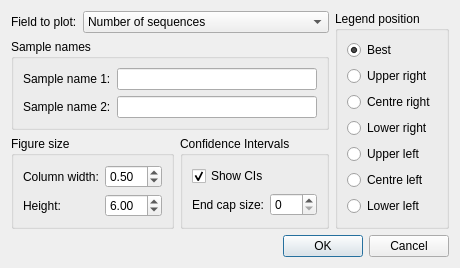
<?xml version="1.0" encoding="UTF-8"?>
<ui version="4.0">
 <class>ProfileBarPlotDialog</class>
 <widget class="QDialog" name="ProfileBarPlotDialog">
  <property name="geometry">
   <rect>
    <x>0</x>
    <y>0</y>
    <width>417</width>
    <height>255</height>
   </rect>
  </property>
  <property name="sizePolicy">
   <sizepolicy hsizetype="Fixed" vsizetype="Fixed">
    <horstretch>0</horstretch>
    <verstretch>0</verstretch>
   </sizepolicy>
  </property>
  <property name="windowTitle">
   <string>Profile bar plot</string>
  </property>
  <property name="windowIcon">
   <iconset>
    <normaloff>../../../../../icons/programIcon.png</normaloff>../../../../../icons/programIcon.png</iconset>
  </property>
  <layout class="QVBoxLayout" name="verticalLayout_5">
   <item>
    <layout class="QHBoxLayout" name="horizontalLayout_3">
     <item>
      <layout class="QVBoxLayout" name="verticalLayout_4">
       <item>
        <layout class="QHBoxLayout" name="horizontalLayout">
         <item>
          <widget class="QLabel" name="lblFieldToPlot">
           <property name="text">
            <string>Field to plot:</string>
           </property>
          </widget>
         </item>
         <item>
          <widget class="QComboBox" name="cboFieldToPlot">
           <property name="sizePolicy">
            <sizepolicy hsizetype="Preferred" vsizetype="Fixed">
             <horstretch>1</horstretch>
             <verstretch>0</verstretch>
            </sizepolicy>
           </property>
           <item>
            <property name="text">
             <string>Number of sequences</string>
            </property>
           </item>
           <item>
            <property name="text">
             <string>Proportion of sequences</string>
            </property>
           </item>
          </widget>
         </item>
        </layout>
       </item>
       <item>
        <widget class="QGroupBox" name="groupBox_2">
         <property name="title">
          <string>Sample names</string>
         </property>
         <layout class="QVBoxLayout" name="verticalLayout_2">
          <item>
           <layout class="QFormLayout" name="formLayout">
            <item row="0" column="0">
             <widget class="QLabel" name="lblSampleName1">
              <property name="text">
               <string>Sample name 1:</string>
              </property>
             </widget>
            </item>
            <item row="0" column="1">
             <widget class="QLineEdit" name="txtSampleName1">
              <property name="sizePolicy">
               <sizepolicy hsizetype="Expanding" vsizetype="Fixed">
                <horstretch>1</horstretch>
                <verstretch>0</verstretch>
               </sizepolicy>
              </property>
             </widget>
            </item>
            <item row="1" column="0">
             <widget class="QLabel" name="lblSampleName2">
              <property name="text">
               <string>Sample name 2:</string>
              </property>
             </widget>
            </item>
            <item row="1" column="1">
             <widget class="QLineEdit" name="txtSampleName2">
              <property name="sizePolicy">
               <sizepolicy hsizetype="Expanding" vsizetype="Fixed">
                <horstretch>1</horstretch>
                <verstretch>0</verstretch>
               </sizepolicy>
              </property>
             </widget>
            </item>
           </layout>
          </item>
         </layout>
        </widget>
       </item>
       <item>
        <layout class="QHBoxLayout" name="horizontalLayout_4">
         <item>
          <widget class="QGroupBox" name="groupBox_3">
           <property name="title">
            <string>Figure size</string>
           </property>
           <layout class="QVBoxLayout" name="verticalLayout_6">
            <item>
             <layout class="QFormLayout" name="formLayout_2">
              <property name="fieldGrowthPolicy">
               <enum>QFormLayout::AllNonFixedFieldsGrow</enum>
              </property>
              <item row="0" column="1">
               <widget class="QDoubleSpinBox" name="spinFigColWidth">
                <property name="decimals">
                 <number>2</number>
                </property>
                <property name="minimum">
                 <double>0.010000000000000</double>
                </property>
                <property name="maximum">
                 <double>10.000000000000000</double>
                </property>
                <property name="singleStep">
                 <double>0.010000000000000</double>
                </property>
                <property name="value">
                 <double>0.500000000000000</double>
                </property>
               </widget>
              </item>
              <item row="1" column="0">
               <widget class="QLabel" name="lblFigureHeight">
                <property name="text">
                 <string>Height:</string>
                </property>
               </widget>
              </item>
              <item row="1" column="1">
               <widget class="QDoubleSpinBox" name="spinFigHeight">
                <property name="minimum">
                 <double>0.100000000000000</double>
                </property>
                <property name="maximum">
                 <double>20.000000000000000</double>
                </property>
                <property name="singleStep">
                 <double>0.050000000000000</double>
                </property>
                <property name="value">
                 <double>6.000000000000000</double>
                </property>
               </widget>
              </item>
              <item row="0" column="0">
               <widget class="QLabel" name="lblFigureWidth">
                <property name="text">
                 <string>Column width:</string>
                </property>
               </widget>
              </item>
             </layout>
            </item>
           </layout>
          </widget>
         </item>
         <item>
          <widget class="QGroupBox" name="groupBox_4">
           <property name="title">
            <string>Confidence Intervals</string>
           </property>
           <layout class="QVBoxLayout" name="verticalLayout_3">
            <item>
             <widget class="QCheckBox" name="chkShowCIs">
              <property name="text">
               <string>Show CIs</string>
              </property>
              <property name="checked">
               <bool>true</bool>
              </property>
             </widget>
            </item>
            <item>
             <layout class="QHBoxLayout" name="horizontalLayout_2">
              <item>
               <widget class="QLabel" name="label">
                <property name="text">
                 <string>End cap size:</string>
                </property>
               </widget>
              </item>
              <item>
               <widget class="QSpinBox" name="spinEndCapSize">
                <property name="maximum">
                 <number>100</number>
                </property>
               </widget>
              </item>
             </layout>
            </item>
           </layout>
          </widget>
         </item>
        </layout>
       </item>
      </layout>
     </item>
     <item>
      <widget class="QGroupBox" name="groupBox">
       <property name="title">
        <string>Legend position</string>
       </property>
       <layout class="QVBoxLayout" name="verticalLayout">
        <item>
         <widget class="QRadioButton" name="radioLegendPosBest">
          <property name="text">
           <string>Best</string>
          </property>
          <property name="checked">
           <bool>true</bool>
          </property>
         </widget>
        </item>
        <item>
         <widget class="QRadioButton" name="radioLegendPosUpperRight">
          <property name="text">
           <string>Upper right</string>
          </property>
         </widget>
        </item>
        <item>
         <widget class="QRadioButton" name="radioLegendPosCentreRight">
          <property name="text">
           <string>Centre right</string>
          </property>
         </widget>
        </item>
        <item>
         <widget class="QRadioButton" name="radioLegendPosLowerRight">
          <property name="text">
           <string>Lower right</string>
          </property>
         </widget>
        </item>
        <item>
         <widget class="QRadioButton" name="radioLegendPosUpperLeft">
          <property name="text">
           <string>Upper left</string>
          </property>
         </widget>
        </item>
        <item>
         <widget class="QRadioButton" name="radioLegendPosCentreLeft">
          <property name="text">
           <string>Centre left</string>
          </property>
         </widget>
        </item>
        <item>
         <widget class="QRadioButton" name="radioLegendPosLowerLeft">
          <property name="text">
           <string>Lower left</string>
          </property>
          <property name="checked">
           <bool>false</bool>
          </property>
         </widget>
        </item>
       </layout>
      </widget>
     </item>
    </layout>
   </item>
   <item>
    <layout class="QHBoxLayout" name="horizontalLayout_5">
     <item>
      <spacer name="horizontalSpacer">
       <property name="orientation">
        <enum>Qt::Horizontal</enum>
       </property>
       <property name="sizeHint" stdset="0">
        <size>
         <width>100</width>
         <height>20</height>
        </size>
       </property>
      </spacer>
     </item>
     <item>
      <widget class="QDialogButtonBox" name="buttonBox">
       <property name="orientation">
        <enum>Qt::Horizontal</enum>
       </property>
       <property name="standardButtons">
        <set>QDialogButtonBox::Cancel|QDialogButtonBox::Ok</set>
       </property>
       <property name="centerButtons">
        <bool>false</bool>
       </property>
      </widget>
     </item>
    </layout>
   </item>
  </layout>
 </widget>
 <resources/>
 <connections>
  <connection>
   <sender>buttonBox</sender>
   <signal>accepted()</signal>
   <receiver>ProfileBarPlotDialog</receiver>
   <slot>accept()</slot>
   <hints>
    <hint type="sourcelabel">
     <x>248</x>
     <y>254</y>
    </hint>
    <hint type="destinationlabel">
     <x>157</x>
     <y>274</y>
    </hint>
   </hints>
  </connection>
  <connection>
   <sender>buttonBox</sender>
   <signal>rejected()</signal>
   <receiver>ProfileBarPlotDialog</receiver>
   <slot>reject()</slot>
   <hints>
    <hint type="sourcelabel">
     <x>316</x>
     <y>260</y>
    </hint>
    <hint type="destinationlabel">
     <x>286</x>
     <y>274</y>
    </hint>
   </hints>
  </connection>
 </connections>
 <designerdata>
  <property name="gridDeltaX">
   <number>10</number>
  </property>
  <property name="gridDeltaY">
   <number>10</number>
  </property>
  <property name="gridSnapX">
   <bool>true</bool>
  </property>
  <property name="gridSnapY">
   <bool>true</bool>
  </property>
  <property name="gridVisible">
   <bool>true</bool>
  </property>
 </designerdata>
</ui>
